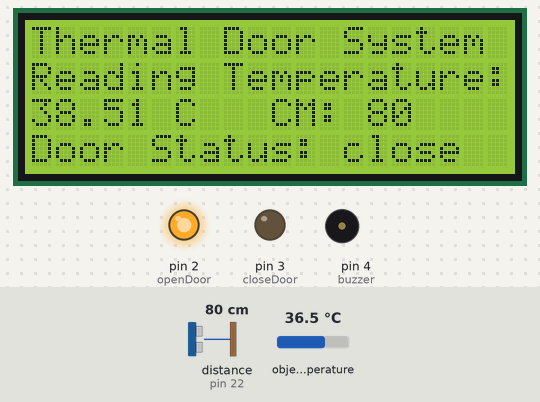
This sketch was run on a simulated Arduino Mega 2560, built with avr-gcc and run on an emulated ATmega2560. Parts: 20×4 character LCD, output pins drawn as LEDs (lit = HIGH), buzzer (waves = sounding, pin HIGH). Wiring (inferred from the names in the program): ultrasonic range finder: trigger pin 24; echo pin 22. The inputs (shaded band) are chosen by the test bench; at power-on: distance to the obstacle (sensor on pin 22) 80 cm, object temperature 36.5 °C. The echo pulse lasts 58.3 µs per cm; pins used as bus, display or sensor lines are not drawn.

Above: at 1.3 s.
1.4 s: distance to the obstacle (sensor on pin 22) set to 45 cm
At 2.6 s:
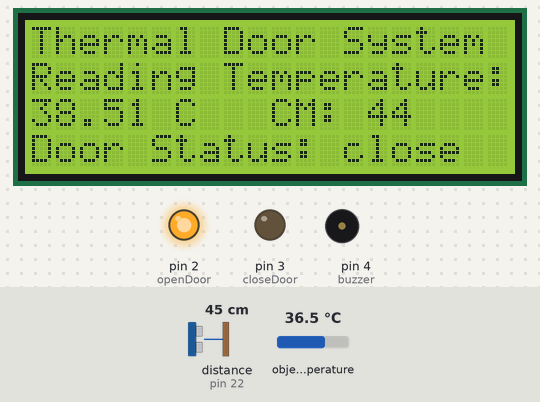
2.9 s: distance to the obstacle (sensor on pin 22) set to 37 cm
At 3.05 s:
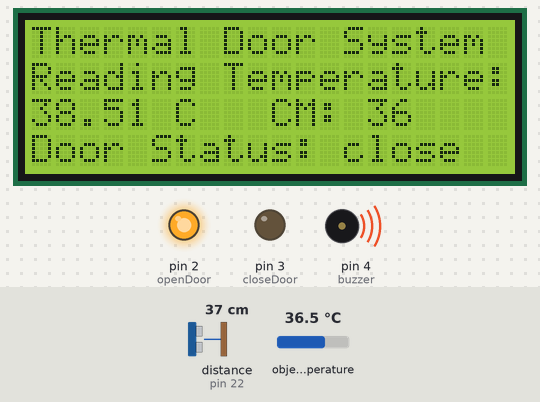
5.7 s: object temperature set to 35.3 °C
At 6.17 s:
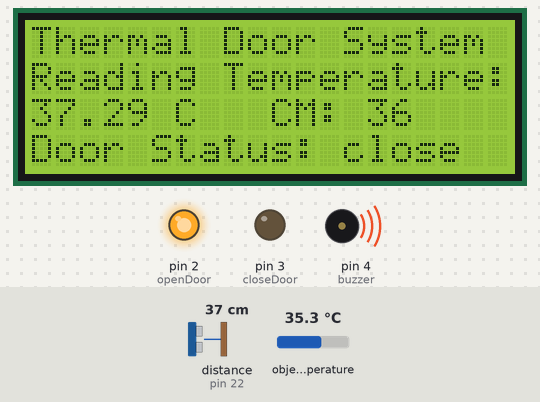
7.5 s: object temperature set to 34.5 °C
At 8.7 s:
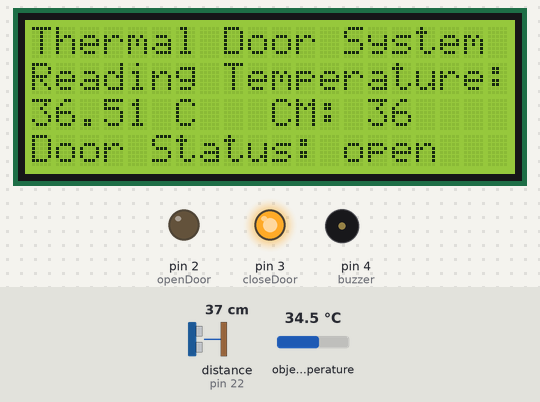
Timing chart, 0 to 10.5 s (numbered marks = the images above; inputs shaded):
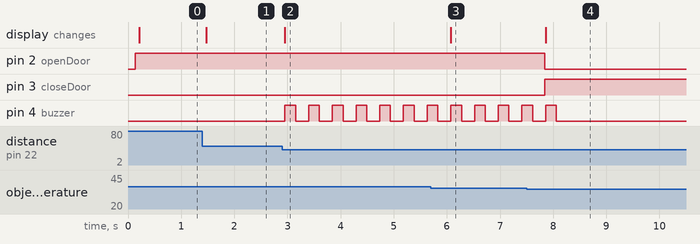

Measured:
- the behaviour switches between 41 and 40 cm on distance to the obstacle (sensor on pin 22) (found by bisection; images 1 and 2)
- the behaviour switches between 35 and 34.9 °C on object temperature (found by bisection; images 3 and 4)
- after the input at 1.4 s, the display: changes after 0.07 s (image 1)
- after the input at 2.9 s, pin 4 (buzzer): alternates HIGH for 0.20 s and LOW for 0.25 s, starting after 0.05 s; the display: changes after 0.05 s (image 2)
- after the input at 5.7 s, the display: changes after 0.38 s (image 3)
- after the input at 7.5 s, pin 2 (openDoor): HIGH → LOW after 0.34 s; pin 3 (closeDoor): LOW → HIGH after 0.34 s; pin 4 (buzzer): goes on until 8.1 s, then stays LOW; the display: changes after 0.36 s (image 4)

The sketch:

thermal_door.ino
```cpp
#include <LiquidCrystal_I2C.h>
#include <Adafruit_MLX90614.h>


LiquidCrystal_I2C lcd(0x27,20,4);
Adafruit_MLX90614 mlx = Adafruit_MLX90614();

float temp=0.0;
int openDoor = 2;
int closeDoor = 3;
String doorStatus = "close";
long actuatorDelay = 20000;
int buzzer = 4;
String doorState = "close";
long cm = 0.0;
long duration = 0.0;
boolean hasObject = false;
int tempCorrection = 2;

const int triggerPin = 24; // Trigger Pin of Ultrasonic Sensor
const int echoPin = 22; // Echo Pin of Ultrasonic Sensor

void setup(){
  lcd.init();
  lcd.clear();
  lcd.backlight();

  pinMode(openDoor, OUTPUT);
  pinMode(closeDoor, OUTPUT);
  pinMode(buzzer, OUTPUT);
  pinMode(triggerPin, OUTPUT);
  pinMode(echoPin, INPUT);

  mlx.begin();

  constantScreen();

  closeDoorFunc();
}

void loop(){
  temp = mlx.readObjectTempC() + tempCorrection;
  printToLCD(0,2, (String) temp + " C");

  if(temp > 32 && temp < 37 && hasObject){
    openDoorFunc();
    printToLCD(0,3, "Door Status: "+doorStatus+"  ");
    alarmNotif();
    delay(20000);
  }else{
    closeDoorFunc();
    printToLCD(0,3, "Door Status: "+doorStatus+"  ");
    alarmNotif();
  }

  if(temp > 37 && hasObject){
    alarmSound();
  }

  detectObjectDistance();
  printToLCD(10,2, "CM:    ");
  printToLCD(10,2, "CM: "+(String)cm + "  ");

  if(cm < 40){
    hasObject = true;
  }else{
    hasObject = false;
  }

}


void constantScreen(){
  printToLCD(0,0, "Thermal Door System");
  printToLCD(0,1, "Reading Temperature:");
  printToLCD(0,2, (String) temp + " C");
  printToLCD(0,3, "Door Status: close");
  printToLCD(10,2, "CM: "+(String)cm + "  ");
}

void printToLCD(int x, int y, String text){
  lcd.setCursor(x,y);
  lcd.print(text);
}

void openDoorFunc(){
     digitalWrite(closeDoor, HIGH);
     digitalWrite(openDoor, LOW);
     doorStatus = "open";
}

void closeDoorFunc(){
   digitalWrite(closeDoor, LOW);
   digitalWrite(openDoor, HIGH);
   doorStatus = "close";
}

void alarmSound(){
    digitalWrite(buzzer, HIGH);
    delay(200);
    digitalWrite(buzzer, LOW);
    delay(200);
}

void alarmNotif(){
  if(doorState != doorStatus){
    doorState = doorStatus;
    alarmSound();
  }
}


long microsecondsToCentimeters(long microseconds) {
   return microseconds / 29 / 2;
}


void detectObjectDistance(){
   digitalWrite(triggerPin, LOW);
   delayMicroseconds(2);
   digitalWrite(triggerPin, HIGH);
   delayMicroseconds(10);
   digitalWrite(triggerPin, LOW);
   duration = pulseIn(echoPin, HIGH);
   cm = microsecondsToCentimeters(duration);
}
```
